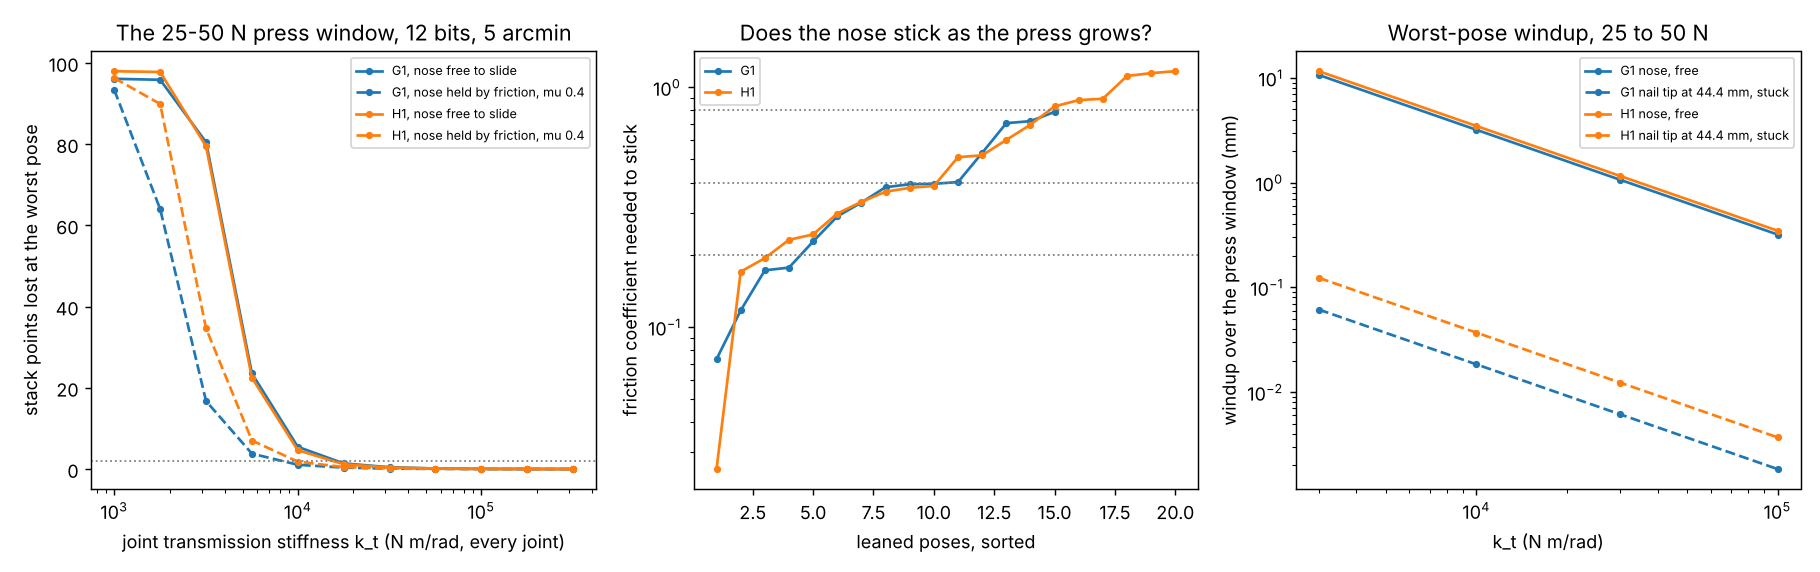

The script that saved this image:
"""Figure for milestone 34: python experiments/m34_windup/figure.py (reads results.json)."""
import json
import os

import matplotlib
matplotlib.use("Agg")
import matplotlib.pyplot as plt  # noqa: E402

HERE = os.path.dirname(os.path.abspath(__file__))
R = json.load(open(os.path.join(HERE, "results.json")))

fig, axes = plt.subplots(1, 3, figsize=(14, 4.4))
ax = axes[0]
for j, n in enumerate(("g1", "h1")):
    for mode, ls in (("free", "-"), ("slip", "--")):
        c = R["C2"][n][mode]
        ax.plot(c["kt"], [100 * v for v in c["worst_loss"]], "o" + ls, color=f"C{j}", ms=3,
                label=f"{n.upper()}, nose {'free to slide' if mode == 'free' else 'held by friction, mu 0.4'}")
ax.axhline(2, color="0.5", ls=":", lw=1)
ax.set(xscale="log", xlabel="joint transmission stiffness k_t (N m/rad, every joint)",
       ylabel="stack points lost at the worst pose", title="The 25-50 N press window, 12 bits, 5 arcmin")
ax.legend(fontsize=7)

ax = axes[1]
for j, n in enumerate(("g1", "h1")):
    r = sorted(p["ratio"] for p in R["B"][n]["per_pose"])
    ax.plot(range(1, len(r) + 1), r, "o-", color=f"C{j}", ms=3, label=n.upper())
for mu in (0.2, 0.4, 0.8):
    ax.axhline(mu, color="0.5", ls=":", lw=1)
ax.set(yscale="log", xlabel="leaned poses, sorted", ylabel="friction coefficient needed to stick",
       title="Does the nose stick as the press grows?")
ax.legend(fontsize=7)

ax = axes[2]
for j, n in enumerate(("g1", "h1")):
    rows = [x for x in R["A"] if x["robot"] == n]
    ax.plot([x["kt"] for x in rows], [x["worst_free"][2] for x in rows], "o-", color=f"C{j}", ms=3,
            label=f"{n.upper()} nose, free")
    ax.plot([x["kt"] for x in rows], [x["worst_stuck"][3] for x in rows], "o--", color=f"C{j}", ms=3,
            label=f"{n.upper()} nail tip at 44.4 mm, stuck")
ax.set(xscale="log", yscale="log", xlabel="k_t (N m/rad)", ylabel="windup over the press window (mm)",
       title="Worst-pose windup, 25 to 50 N")
ax.legend(fontsize=7)
fig.tight_layout()
fig.savefig(os.path.join(HERE, "figure.png"), dpi=130)
